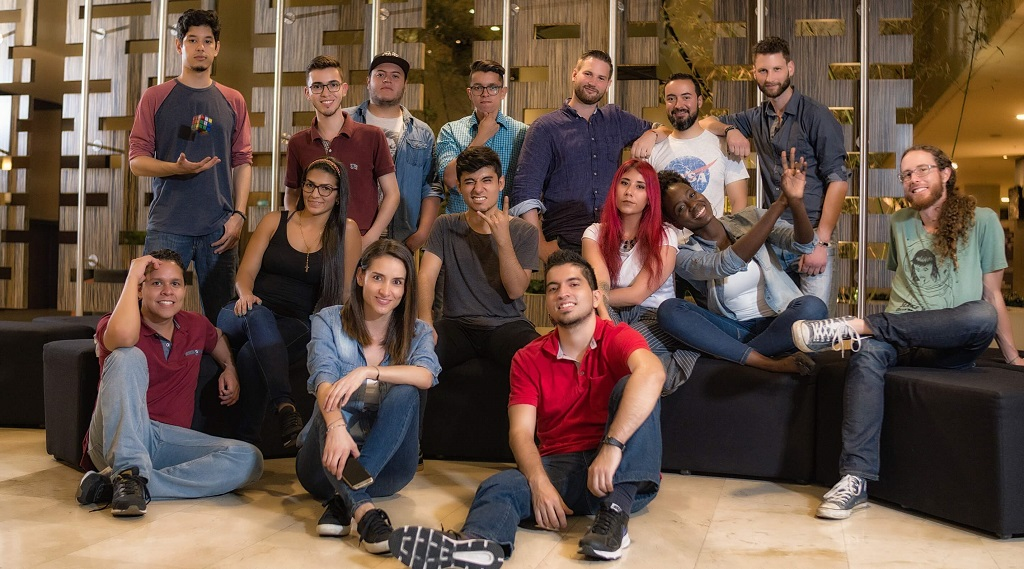
#> input picture face_recognition/rocka-team.jpg, 1024 x 569 px
$ jupyter execute --allow-errors face.ipynb
#> lines starting #> are read from the running program, lines starting #| are printed output that depends on the picture
#> further down, frame is the input picture: shape (569, 1024, 3); mean B, G, R 71, 83.2, 104.6
#> `frameGray = cv2.cvtColor(frame, cv2.COLOR_BGR2GRAY)`:
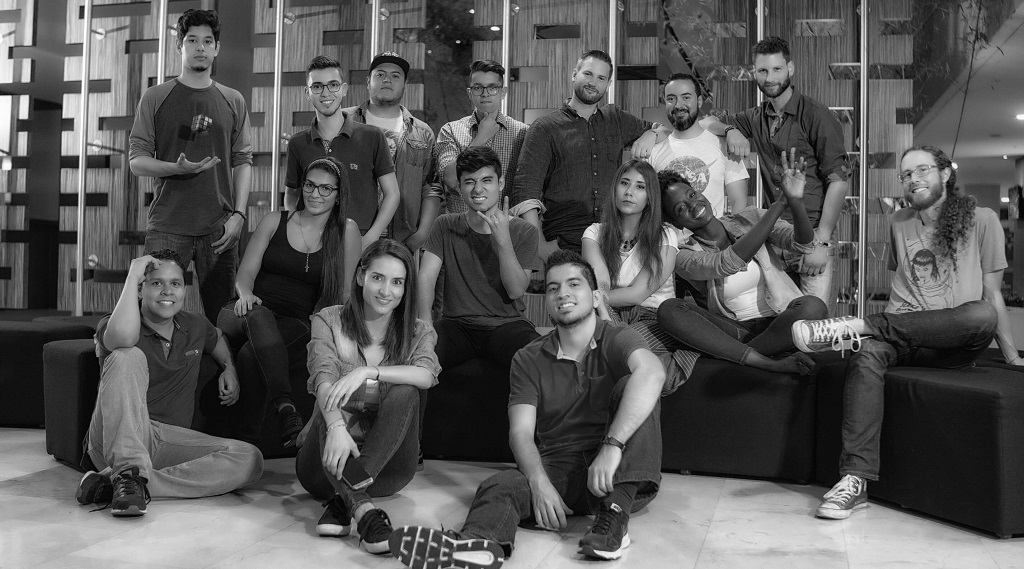
#> frameGray: shape (569, 1024); min 0, max 255, mean 88.2
[cell 1]
import cv2
import sys
import numpy as np
from utils import load_image, display_image

#> (a cell that did not finish here is left out)


$ run again, with face_recognition/photo.jpg copied over face_recognition/rocka-team.jpg
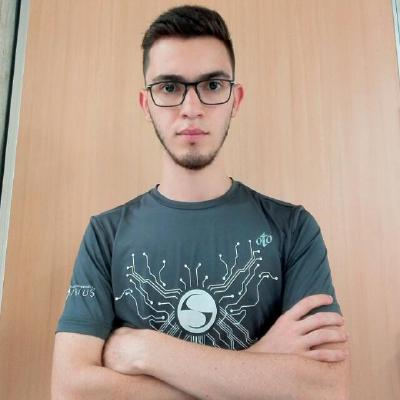
#> input picture face_recognition/photo.jpg, 400 x 400 px
#> frame is the input picture: shape (400, 400, 3); mean B, G, R 138.2, 152.6, 172.5
#> `frameGray = cv2.cvtColor(frame, cv2.COLOR_BGR2GRAY)`:
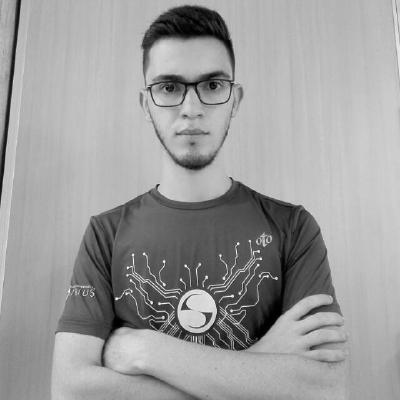
#> frameGray: shape (400, 400); min 0, max 251, mean 156.9
